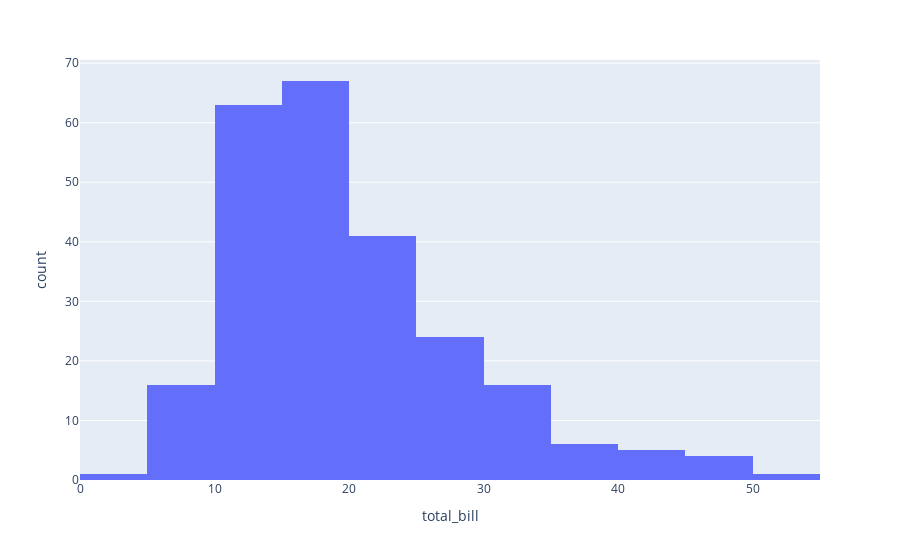

Source (notebook cell):
### Code cell
fig = px.histogram(tips, x="total_bill", nbins=15)
fig.show()

### Figure 1 — Plotly figure (JSON) as saved in the notebook; plotly's stock layout.template omitted (floating-point values rounded to 4 significant figures; data arrays with more than 128 entries replaced by an {"elided": "..."} marker saying what was removed)
{"data": [{"alignmentgroup": "True", "bingroup": "x", "hovertemplate": "total_bill=%{x}<br>count=%{y}<extra></extra>", "legendgroup": "", "marker": {"color": "#636efa", "pattern": {"shape": ""}}, "name": "", "nbinsx": 15, "offsetgroup": "", "orientation": "v", "showlegend": false, "type": "histogram", "x": {"elided": "244 float values"}, "xaxis": "x", "yaxis": "y"}], "layout": {"autosize": true, "barmode": "relative", "legend": {"tracegroupgap": 0}, "margin": {"t": 60}, "xaxis": {"anchor": "y", "autorange": true, "domain": [0, 1], "range": [0, 55], "title": {"text": "total_bill"}, "type": "linear"}, "yaxis": {"anchor": "x", "autorange": true, "domain": [0, 1], "range": [0, 70.53], "title": {"text": "count"}}}}
